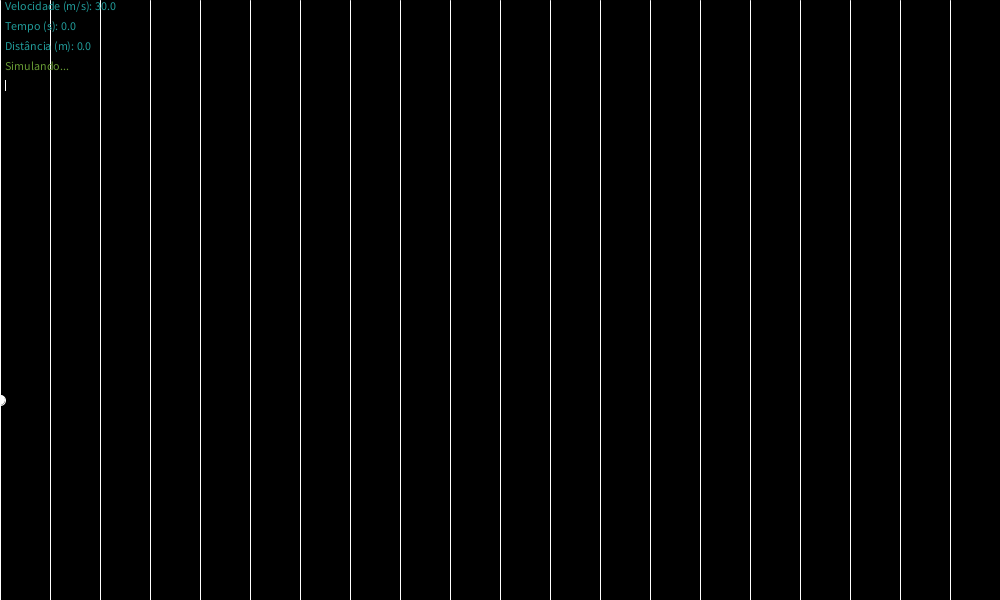
Frame 1 (no input)
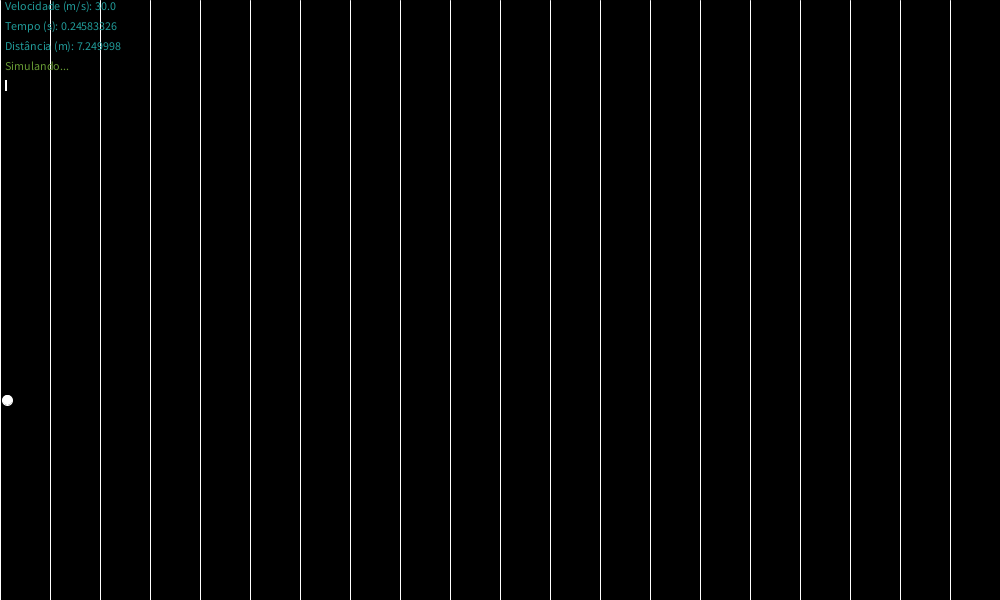
Frame 60 (the mouse pressed at the canvas centre just before this capture)
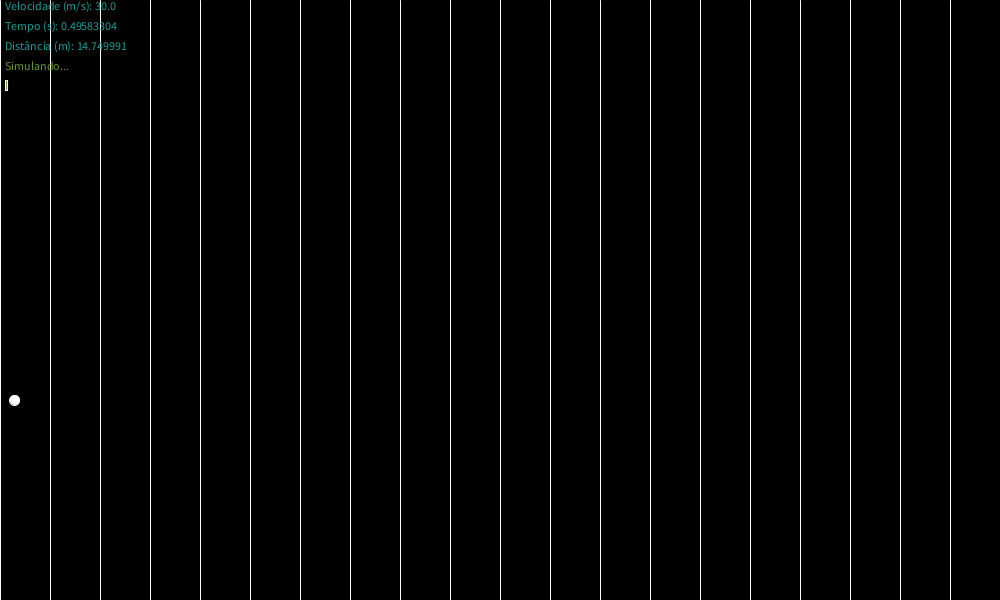
Frame 120 (the mouse held since frame 60 and released just before this capture)

The Processing sketch that drew these frames (run headless with seeded random() and noise(); from frame 60 on, the mouse is pressed at the canvas centre):

// Processing sketch: processing_163216
// ── processing_163216.pde

float d, v = 30, t = 0;
int fps = 240; //Determinei o FPS como 240 para aumentar a precisão do cálculo do tempo. Pois assim teremos mais frames acontecendo ao longo da simulação.

void setup() {
  size(1000, 600);
  frameRate(fps);
  background(0);
  stroke(255);
}

void draw() {
  background(0); //Redesenha o fundo para evitar rastro dos elementos que mudam de posição a cada quadro.
  desenhaCenario();
  fill(32, 155, 153);  //Atribui uma cor diferente aos textos, para que se destaquem melhor em relação ao cenário.
  text("Velocidade (m/s): "+v, 5, 10);
  text("Tempo (s): "+t, 5, 30);
  text("Distância (m): "+d, 5, 50);
  fill(102, 153, 51); //Atribui cor diferente a barra de carregamento e texto que diz o estado da simulação e seu resultado.
  rect(5, 80, d/5, 10); //Desenha barra de carregamento da simulação

  if (d <= 800) {
    simulaBolaMRU();
    t += (float) 1 / fps;    //>FPS = Frames por Segundo, logo, como a função frameRate() determina quantas vezes por segundo a função draw() será chamada, para sabermos o tempo em segundos, devemos dividir 1 segundo pela quantidade de FPS.
    text("Simulando...", 5, 70);
  } else {
    text("Simulação Finalizada!", 5, 70);
    text("O corpo levou "+t+" segundos para percorrer 800m a uma velocidade de 30m/s.", 5, 110);
  }
  fill(255); //Atribui cor branca a esfera
  ellipse(d, 400, 10, 10);
}

void simulaBolaMRU() {
  d = v * t;
}

void desenhaCenario() {
  for (int i = 0; i <= 20; i++) {
    line(i * 50, 0, i * 50, 600);
  }
}
